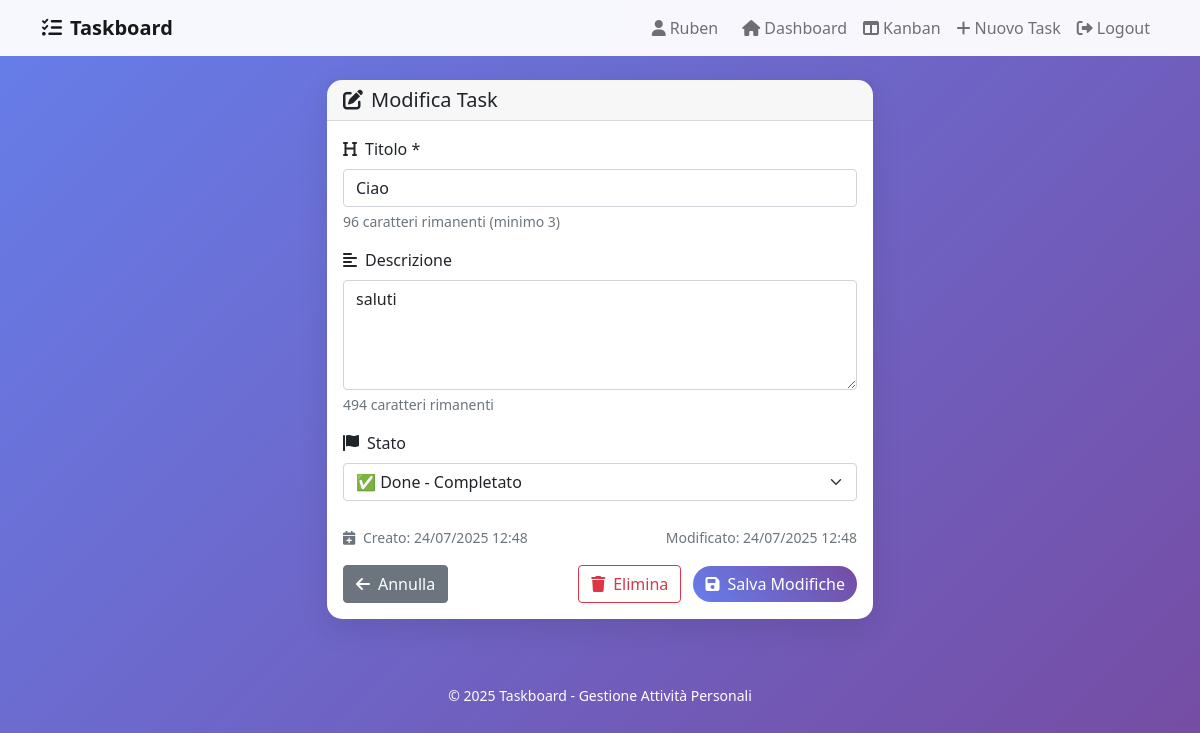
Page /edit_task/5 (signed in) on the committed database.
### tables this page shows
CREATE TABLE tasks (
                        task_id INTEGER PRIMARY KEY AUTOINCREMENT,
                        title TEXT NOT NULL,
                        description TEXT,
                        status TEXT NOT NULL DEFAULT 'ToDo',
                        user_id INTEGER NOT NULL,
                        created_at TIMESTAMP DEFAULT CURRENT_TIMESTAMP,
                        updated_at TIMESTAMP DEFAULT CURRENT_TIMESTAMP,
                        FOREIGN KEY (user_id) REFERENCES users (user_id) ON DELETE CASCADE
                    );

### main_flask.py (the view, shortened to what this page needs)
@app.route('/edit_task/<int:task_id>', methods=['GET', 'POST'])
def edit_task(task_id):
    if 'user_id' not in session:
        return redirect(url_for('login'))
    task = db_manager.get_task_by_id(task_id)
    if not task or task.user_id != session['user_id']:
        flash('Task non trovato o non autorizzato!', 'error')
        return redirect(url_for('dashboard'))
    return render_template('edit_task.html', task=task)

### database.py (called while the page is built)
    def get_connection(self) -> sqlite3.Connection:
        conn = sqlite3.connect(self.db_path)
        conn.row_factory = sqlite3.Row  # Permette l'accesso per nome colonna
        return conn

    def get_task_by_id(self, task_id: int) -> Optional[Task]:
        try:
            with self.get_connection() as conn:
                cursor = conn.cursor()
                cursor.execute('SELECT * FROM tasks WHERE task_id = ?', (task_id,))
                row = cursor.fetchone()
                if row:
                    return Task(
                        task_id=row['task_id'],
                        title=row['title'],
                        description=row['description'],
                        status=row['status'],
                        user_id=row['user_id']
                    )
                return None
        except sqlite3.Error as e:
            print(f"Errore durante il recupero del task: {e}")
            return None

### templates/edit_task.html (shortened to what this page needs)
{% extends "base.html" %}
{% block content %}
<div class="row justify-content-center">
    <div class="col-md-8 col-lg-6">
        <div class="card">
            <div class="card-header">
                <h5 class="mb-0">
                    <i class="fas fa-edit me-2"></i>Modifica Task
                </h5>
            </div>
            <div class="card-body">
                <form method="POST">
                    <div class="mb-3">
                        <label for="title" class="form-label">
                            <i class="fas fa-heading me-2"></i>Titolo *
                        </label>
                        <input type="text" class="form-control" id="title" name="title"
                               value="{{ task.title }}" placeholder="Inserisci il titolo del task"
                               required minlength="3" maxlength="100">
                        <div class="form-text">Minimo 3 caratteri, massimo 100</div>
                    </div>
                    <div class="mb-3">
                        <label for="description" class="form-label">
                            <i class="fas fa-align-left me-2"></i>Descrizione
                        </label>
                        <textarea class="form-control" id="description" name="description" rows="4"
                                  placeholder="Descrizione dettagliata del task (opzionale)"
                                  maxlength="500">{{ task.description }}</textarea>
                        <div class="form-text">Massimo 500 caratteri</div>
                    </div>
                    <div class="mb-4">
                        <label for="status" class="form-label">
                            <i class="fas fa-flag me-2"></i>Stato
                        </label>
                        <select class="form-select" id="status" name="status" required>
                            <option value="Done" {% if task.status == 'Done' %}selected{% endif %}>
                                ✅ Done - Completato
                            </option>
                        </select>
                    </div>
                    <div class="row mb-3">
                        <div class="col-md-6">
                            <small class="text-muted">
                                <i class="fas fa-calendar-plus me-1"></i>
                                Creato: {{ task.created_at.strftime('%d/%m/%Y %H:%M') }}
                            </small>
                        </div>
                        <div class="col-md-6 text-md-end">
                            <small class="text-muted">
                                Modificato: {{ task.updated_at.strftime('%d/%m/%Y %H:%M') }}
                            </small>
                        </div>
                    </div>
                    <div class="d-flex justify-content-between">
                        <a href="{{ url_for('dashboard') }}" class="btn btn-secondary">
                            <i class="fas fa-arrow-left me-2"></i>Annulla
                        </a>
                        <div>
                            <button type="button" class="btn btn-outline-danger me-2"
                                    onclick="deleteTask({{ task.task_id }}, '{{ task.title }}')">
                                <i class="fas fa-trash me-2"></i>Elimina
                            </button>
                            <button type="submit" class="btn btn-primary">
                                <i class="fas fa-save me-2"></i>Salva Modifiche
                            </button>
                        </div>
                    </div>
                </form>
            </div>
        </div>
    </div>
</div>
{% endblock %}

### templates/base.html (style rules this page uses)
body { background: linear-gradient(135deg, #667eea 0%, #764ba2 100%); min-height: 100vh; font-family: 'Segoe UI', Tahoma, Geneva, Verdana, sans-serif; }
.card { border: none; border-radius: 15px; box-shadow: 0 10px 30px rgba(0,0,0,0.1); }
.btn-primary { background: linear-gradient(45deg, #667eea, #764ba2); border: none; border-radius: 25px; }

### rows in the picture
tasks: title "Ciao", description "saluti", status "✅ Done - Completato"

### other values in the picture
{{ session.username }} "Ruben"
{{ task.created_at.strftime('%d/%m/%Y %H:%M') }} "24/07/2025 12:48"
{{ task.updated_at.strftime('%d/%m/%Y %H:%M') }} "24/07/2025 12:48"
